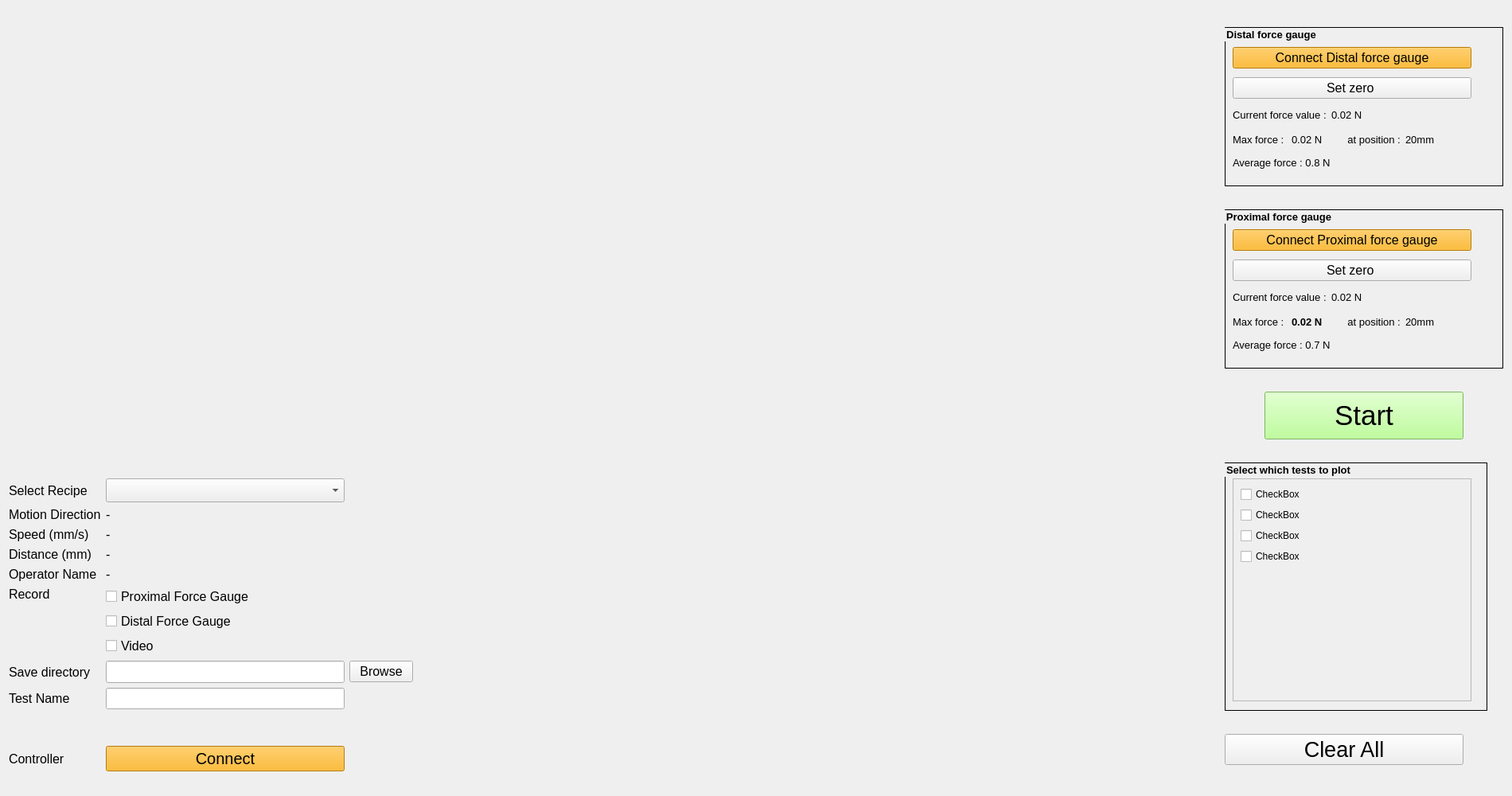
<?xml version="1.0" encoding="UTF-8"?>
<ui version="4.0">
 <class>Trackability_Page</class>
 <widget class="QWidget" name="Trackability_Page">
  <property name="geometry">
   <rect>
    <x>0</x>
    <y>0</y>
    <width>1900</width>
    <height>1000</height>
   </rect>
  </property>
  <property name="windowTitle">
   <string>SMT Software</string>
  </property>
  <property name="styleSheet">
   <string notr="true"/>
  </property>
  <layout class="QHBoxLayout" name="horizontalLayout_5">
   <item>
    <layout class="QVBoxLayout" name="verticalLayout">
     <item>
      <spacer name="verticalSpacer_2">
       <property name="orientation">
        <enum>Qt::Vertical</enum>
       </property>
       <property name="sizeType">
        <enum>QSizePolicy::Expanding</enum>
       </property>
       <property name="sizeHint" stdset="0">
        <size>
         <width>20</width>
         <height>20</height>
        </size>
       </property>
      </spacer>
     </item>
     <item>
      <widget class="QLabel" name="smt_logo">
       <property name="maximumSize">
        <size>
         <width>300</width>
         <height>100</height>
        </size>
       </property>
       <property name="styleSheet">
        <string notr="true"/>
       </property>
       <property name="text">
        <string/>
       </property>
       <property name="pixmap">
        <pixmap>SMT_Logo.png</pixmap>
       </property>
       <property name="scaledContents">
        <bool>true</bool>
       </property>
       <property name="alignment">
        <set>Qt::AlignCenter</set>
       </property>
       <property name="wordWrap">
        <bool>false</bool>
       </property>
      </widget>
     </item>
     <item>
      <spacer name="verticalSpacer_3">
       <property name="orientation">
        <enum>Qt::Vertical</enum>
       </property>
       <property name="sizeType">
        <enum>QSizePolicy::Expanding</enum>
       </property>
       <property name="sizeHint" stdset="0">
        <size>
         <width>20</width>
         <height>40</height>
        </size>
       </property>
      </spacer>
     </item>
     <item>
      <layout class="QGridLayout" name="gridLayout">
       <item row="0" column="0" colspan="2">
        <layout class="QGridLayout" name="gridLayout_3" rowstretch="0,0,0,0,0,0,0,0,0,0,0">
         <property name="spacing">
          <number>6</number>
         </property>
         <item row="5" column="2">
          <spacer name="horizontalSpacer_5">
           <property name="orientation">
            <enum>Qt::Horizontal</enum>
           </property>
           <property name="sizeHint" stdset="0">
            <size>
             <width>40</width>
             <height>20</height>
            </size>
           </property>
          </spacer>
         </item>
         <item row="10" column="0" colspan="3">
          <layout class="QHBoxLayout" name="horizontalLayout_4">
           <item>
            <spacer name="horizontalSpacer">
             <property name="orientation">
              <enum>Qt::Horizontal</enum>
             </property>
             <property name="sizeHint" stdset="0">
              <size>
               <width>40</width>
               <height>20</height>
              </size>
             </property>
            </spacer>
           </item>
          </layout>
         </item>
         <item row="5" column="0">
          <widget class="QLabel" name="record_Label">
           <property name="font">
            <font>
             <pointsize>12</pointsize>
            </font>
           </property>
           <property name="text">
            <string>Record</string>
           </property>
           <property name="alignment">
            <set>Qt::AlignLeading|Qt::AlignLeft|Qt::AlignTop</set>
           </property>
          </widget>
         </item>
         <item row="3" column="0">
          <widget class="QLabel" name="distance_Label">
           <property name="font">
            <font>
             <pointsize>12</pointsize>
            </font>
           </property>
           <property name="text">
            <string>Distance (mm)</string>
           </property>
          </widget>
         </item>
         <item row="6" column="1">
          <widget class="QLineEdit" name="save_directory_LineEdit">
           <property name="sizePolicy">
            <sizepolicy hsizetype="Fixed" vsizetype="Fixed">
             <horstretch>0</horstretch>
             <verstretch>0</verstretch>
            </sizepolicy>
           </property>
           <property name="minimumSize">
            <size>
             <width>300</width>
             <height>28</height>
            </size>
           </property>
           <property name="font">
            <font>
             <pointsize>12</pointsize>
            </font>
           </property>
          </widget>
         </item>
         <item row="2" column="0">
          <widget class="QLabel" name="speed_Label">
           <property name="font">
            <font>
             <pointsize>12</pointsize>
            </font>
           </property>
           <property name="text">
            <string>Speed (mm/s)</string>
           </property>
          </widget>
         </item>
         <item row="0" column="0">
          <widget class="QLabel" name="select_recipe_Label">
           <property name="font">
            <font>
             <pointsize>12</pointsize>
            </font>
           </property>
           <property name="text">
            <string>Select Recipe</string>
           </property>
          </widget>
         </item>
         <item row="7" column="1">
          <widget class="QLineEdit" name="test_name_LineEdit">
           <property name="sizePolicy">
            <sizepolicy hsizetype="Fixed" vsizetype="Fixed">
             <horstretch>0</horstretch>
             <verstretch>0</verstretch>
            </sizepolicy>
           </property>
           <property name="minimumSize">
            <size>
             <width>300</width>
             <height>0</height>
            </size>
           </property>
           <property name="font">
            <font>
             <pointsize>12</pointsize>
            </font>
           </property>
          </widget>
         </item>
         <item row="7" column="0">
          <widget class="QLabel" name="test_name_Label">
           <property name="font">
            <font>
             <pointsize>12</pointsize>
            </font>
           </property>
           <property name="text">
            <string>Test Name</string>
           </property>
          </widget>
         </item>
         <item row="6" column="0">
          <widget class="QLabel" name="save_directory_Label">
           <property name="sizePolicy">
            <sizepolicy hsizetype="Preferred" vsizetype="Preferred">
             <horstretch>0</horstretch>
             <verstretch>0</verstretch>
            </sizepolicy>
           </property>
           <property name="font">
            <font>
             <pointsize>12</pointsize>
            </font>
           </property>
           <property name="text">
            <string>Save directory</string>
           </property>
          </widget>
         </item>
         <item row="6" column="2">
          <widget class="QPushButton" name="browse_directory">
           <property name="sizePolicy">
            <sizepolicy hsizetype="Fixed" vsizetype="Fixed">
             <horstretch>0</horstretch>
             <verstretch>0</verstretch>
            </sizepolicy>
           </property>
           <property name="font">
            <font>
             <pointsize>12</pointsize>
            </font>
           </property>
           <property name="text">
            <string>Browse</string>
           </property>
          </widget>
         </item>
         <item row="5" column="1">
          <layout class="QVBoxLayout" name="verticalLayout_4">
           <item>
            <widget class="QCheckBox" name="record_proximal_force_gauge">
             <property name="font">
              <font>
               <pointsize>12</pointsize>
              </font>
             </property>
             <property name="text">
              <string>Proximal Force Gauge</string>
             </property>
            </widget>
           </item>
           <item>
            <widget class="QCheckBox" name="record_distal_force_gauge">
             <property name="font">
              <font>
               <pointsize>12</pointsize>
              </font>
             </property>
             <property name="text">
              <string>Distal Force Gauge</string>
             </property>
            </widget>
           </item>
           <item>
            <widget class="QCheckBox" name="record_video">
             <property name="font">
              <font>
               <pointsize>12</pointsize>
              </font>
             </property>
             <property name="text">
              <string>Video</string>
             </property>
            </widget>
           </item>
          </layout>
         </item>
         <item row="0" column="1">
          <widget class="QComboBox" name="select_recipe_comboBox">
           <property name="sizePolicy">
            <sizepolicy hsizetype="Preferred" vsizetype="Preferred">
             <horstretch>0</horstretch>
             <verstretch>0</verstretch>
            </sizepolicy>
           </property>
           <property name="minimumSize">
            <size>
             <width>0</width>
             <height>30</height>
            </size>
           </property>
          </widget>
         </item>
         <item row="2" column="1">
          <widget class="QLabel" name="speed_value_Label">
           <property name="font">
            <font>
             <pointsize>12</pointsize>
            </font>
           </property>
           <property name="text">
            <string>-</string>
           </property>
          </widget>
         </item>
         <item row="8" column="1">
          <spacer name="verticalSpacer">
           <property name="orientation">
            <enum>Qt::Vertical</enum>
           </property>
           <property name="sizeType">
            <enum>QSizePolicy::Expanding</enum>
           </property>
           <property name="sizeHint" stdset="0">
            <size>
             <width>20</width>
             <height>40</height>
            </size>
           </property>
          </spacer>
         </item>
         <item row="4" column="0">
          <widget class="QLabel" name="operator_name_Label">
           <property name="font">
            <font>
             <pointsize>12</pointsize>
            </font>
           </property>
           <property name="text">
            <string>Operator Name</string>
           </property>
          </widget>
         </item>
         <item row="3" column="1">
          <widget class="QLabel" name="distance_value_Label">
           <property name="font">
            <font>
             <pointsize>12</pointsize>
            </font>
           </property>
           <property name="text">
            <string>-</string>
           </property>
          </widget>
         </item>
         <item row="1" column="0">
          <widget class="QLabel" name="motion_direction_Label">
           <property name="font">
            <font>
             <pointsize>12</pointsize>
            </font>
           </property>
           <property name="text">
            <string>Motion Direction</string>
           </property>
          </widget>
         </item>
         <item row="4" column="1">
          <widget class="QLabel" name="operator_name_value_Label">
           <property name="font">
            <font>
             <pointsize>12</pointsize>
            </font>
           </property>
           <property name="text">
            <string>-</string>
           </property>
          </widget>
         </item>
         <item row="1" column="1">
          <widget class="QLabel" name="motion_direction_value_Label">
           <property name="font">
            <font>
             <pointsize>12</pointsize>
            </font>
           </property>
           <property name="text">
            <string>-</string>
           </property>
          </widget>
         </item>
         <item row="9" column="1">
          <widget class="QPushButton" name="Arduino_start_stop_PB">
           <property name="sizePolicy">
            <sizepolicy hsizetype="Preferred" vsizetype="Preferred">
             <horstretch>0</horstretch>
             <verstretch>2</verstretch>
            </sizepolicy>
           </property>
           <property name="minimumSize">
            <size>
             <width>250</width>
             <height>30</height>
            </size>
           </property>
           <property name="maximumSize">
            <size>
             <width>400</width>
             <height>40</height>
            </size>
           </property>
           <property name="font">
            <font>
             <pointsize>15</pointsize>
             <weight>50</weight>
             <bold>false</bold>
            </font>
           </property>
           <property name="layoutDirection">
            <enum>Qt::LeftToRight</enum>
           </property>
           <property name="styleSheet">
            <string notr="true">background-color: rgb(255, 170, 0);</string>
           </property>
           <property name="text">
            <string>Connect</string>
           </property>
          </widget>
         </item>
         <item row="9" column="0">
          <widget class="QLabel" name="Arduino_Label">
           <property name="font">
            <font>
             <pointsize>12</pointsize>
            </font>
           </property>
           <property name="text">
            <string>Controller</string>
           </property>
          </widget>
         </item>
         <item row="9" column="2">
          <layout class="QVBoxLayout" name="graphing_layout_2"/>
         </item>
        </layout>
       </item>
      </layout>
     </item>
    </layout>
   </item>
   <item>
    <layout class="QVBoxLayout" name="graphing_layout"/>
   </item>
   <item>
    <layout class="QVBoxLayout" name="verticalLayout_6">
     <item>
      <widget class="QGroupBox" name="distal_force_gauge_groupbox">
       <property name="sizePolicy">
        <sizepolicy hsizetype="Fixed" vsizetype="Fixed">
         <horstretch>0</horstretch>
         <verstretch>0</verstretch>
        </sizepolicy>
       </property>
       <property name="minimumSize">
        <size>
         <width>350</width>
         <height>200</height>
        </size>
       </property>
       <property name="font">
        <font>
         <pointsize>10</pointsize>
         <weight>75</weight>
         <bold>true</bold>
        </font>
       </property>
       <property name="styleSheet">
        <string notr="true">QGroupBox { border: 1px solid black;}</string>
       </property>
       <property name="title">
        <string>Distal force gauge</string>
       </property>
       <widget class="QWidget" name="layoutWidget_7">
        <property name="geometry">
         <rect>
          <x>10</x>
          <y>20</y>
          <width>349</width>
          <height>163</height>
         </rect>
        </property>
        <layout class="QVBoxLayout" name="verticalLayout_8">
         <item>
          <widget class="QPushButton" name="connect_distal_force_gauge_PB">
           <property name="sizePolicy">
            <sizepolicy hsizetype="Fixed" vsizetype="Fixed">
             <horstretch>0</horstretch>
             <verstretch>0</verstretch>
            </sizepolicy>
           </property>
           <property name="minimumSize">
            <size>
             <width>300</width>
             <height>0</height>
            </size>
           </property>
           <property name="font">
            <font>
             <pointsize>12</pointsize>
            </font>
           </property>
           <property name="styleSheet">
            <string notr="true">background-color: rgb(255, 170, 0);</string>
           </property>
           <property name="text">
            <string>Connect Distal force gauge</string>
           </property>
          </widget>
         </item>
         <item>
          <widget class="QPushButton" name="set_distal_zero_PB">
           <property name="sizePolicy">
            <sizepolicy hsizetype="Fixed" vsizetype="Fixed">
             <horstretch>0</horstretch>
             <verstretch>0</verstretch>
            </sizepolicy>
           </property>
           <property name="minimumSize">
            <size>
             <width>300</width>
             <height>0</height>
            </size>
           </property>
           <property name="font">
            <font>
             <pointsize>12</pointsize>
            </font>
           </property>
           <property name="text">
            <string>Set zero </string>
           </property>
          </widget>
         </item>
         <item>
          <layout class="QHBoxLayout" name="horizontalLayout_7">
           <item alignment="Qt::AlignLeft">
            <widget class="QLabel" name="distal_force_value_Label">
             <property name="sizePolicy">
              <sizepolicy hsizetype="Fixed" vsizetype="Fixed">
               <horstretch>0</horstretch>
               <verstretch>0</verstretch>
              </sizepolicy>
             </property>
             <property name="font">
              <font>
               <pointsize>10</pointsize>
              </font>
             </property>
             <property name="text">
              <string>Current force value :</string>
             </property>
            </widget>
           </item>
           <item>
            <widget class="QLabel" name="distal_current_force_value_Label">
             <property name="sizePolicy">
              <sizepolicy hsizetype="Fixed" vsizetype="Fixed">
               <horstretch>0</horstretch>
               <verstretch>0</verstretch>
              </sizepolicy>
             </property>
             <property name="minimumSize">
              <size>
               <width>50</width>
               <height>0</height>
              </size>
             </property>
             <property name="font">
              <font>
               <pointsize>10</pointsize>
              </font>
             </property>
             <property name="text">
              <string>0.02 N</string>
             </property>
            </widget>
           </item>
           <item>
            <spacer name="horizontalSpacer_4">
             <property name="orientation">
              <enum>Qt::Horizontal</enum>
             </property>
             <property name="sizeHint" stdset="0">
              <size>
               <width>40</width>
               <height>20</height>
              </size>
             </property>
            </spacer>
           </item>
          </layout>
         </item>
         <item>
          <layout class="QHBoxLayout" name="horizontalLayout_10">
           <item>
            <widget class="QLabel" name="distal_maximum_force_Label">
             <property name="sizePolicy">
              <sizepolicy hsizetype="Fixed" vsizetype="Fixed">
               <horstretch>0</horstretch>
               <verstretch>0</verstretch>
              </sizepolicy>
             </property>
             <property name="font">
              <font>
               <pointsize>10</pointsize>
              </font>
             </property>
             <property name="text">
              <string>Max force : </string>
             </property>
            </widget>
           </item>
           <item>
            <widget class="QLabel" name="distal_maximum_force_value_Label">
             <property name="sizePolicy">
              <sizepolicy hsizetype="Fixed" vsizetype="Fixed">
               <horstretch>0</horstretch>
               <verstretch>0</verstretch>
              </sizepolicy>
             </property>
             <property name="minimumSize">
              <size>
               <width>50</width>
               <height>0</height>
              </size>
             </property>
             <property name="font">
              <font>
               <pointsize>10</pointsize>
              </font>
             </property>
             <property name="text">
              <string>0.02 N</string>
             </property>
            </widget>
           </item>
           <item>
            <widget class="QLabel" name="distal_maximum_force_position_Label">
             <property name="sizePolicy">
              <sizepolicy hsizetype="Fixed" vsizetype="Fixed">
               <horstretch>0</horstretch>
               <verstretch>0</verstretch>
              </sizepolicy>
             </property>
             <property name="font">
              <font>
               <pointsize>10</pointsize>
              </font>
             </property>
             <property name="text">
              <string>    at position :</string>
             </property>
            </widget>
           </item>
           <item>
            <widget class="QLabel" name="distal_maximum_force_position_value_Label">
             <property name="sizePolicy">
              <sizepolicy hsizetype="Fixed" vsizetype="Fixed">
               <horstretch>0</horstretch>
               <verstretch>0</verstretch>
              </sizepolicy>
             </property>
             <property name="minimumSize">
              <size>
               <width>50</width>
               <height>0</height>
              </size>
             </property>
             <property name="font">
              <font>
               <pointsize>10</pointsize>
              </font>
             </property>
             <property name="text">
              <string>20mm</string>
             </property>
            </widget>
           </item>
           <item>
            <spacer name="horizontalSpacer_6">
             <property name="orientation">
              <enum>Qt::Horizontal</enum>
             </property>
             <property name="sizeHint" stdset="0">
              <size>
               <width>40</width>
               <height>20</height>
              </size>
             </property>
            </spacer>
           </item>
          </layout>
         </item>
         <item>
          <widget class="QLabel" name="distal_average_force_Label">
           <property name="sizePolicy">
            <sizepolicy hsizetype="Fixed" vsizetype="Fixed">
             <horstretch>0</horstretch>
             <verstretch>0</verstretch>
            </sizepolicy>
           </property>
           <property name="font">
            <font>
             <pointsize>10</pointsize>
            </font>
           </property>
           <property name="text">
            <string>Average force : 0.8 N</string>
           </property>
          </widget>
         </item>
        </layout>
       </widget>
      </widget>
     </item>
     <item>
      <widget class="QGroupBox" name="proximal_force_gauge_groupbox">
       <property name="sizePolicy">
        <sizepolicy hsizetype="Fixed" vsizetype="Fixed">
         <horstretch>0</horstretch>
         <verstretch>0</verstretch>
        </sizepolicy>
       </property>
       <property name="minimumSize">
        <size>
         <width>350</width>
         <height>200</height>
        </size>
       </property>
       <property name="font">
        <font>
         <pointsize>10</pointsize>
         <weight>75</weight>
         <bold>true</bold>
        </font>
       </property>
       <property name="styleSheet">
        <string notr="true">QGroupBox { border: 1px solid black;}</string>
       </property>
       <property name="title">
        <string>Proximal force gauge</string>
       </property>
       <widget class="QWidget" name="layoutWidget_6">
        <property name="geometry">
         <rect>
          <x>10</x>
          <y>20</y>
          <width>421</width>
          <height>164</height>
         </rect>
        </property>
        <layout class="QVBoxLayout" name="verticalLayout_5">
         <item>
          <widget class="QPushButton" name="connect_proximal_force_gauge_PB">
           <property name="sizePolicy">
            <sizepolicy hsizetype="Fixed" vsizetype="Fixed">
             <horstretch>0</horstretch>
             <verstretch>0</verstretch>
            </sizepolicy>
           </property>
           <property name="minimumSize">
            <size>
             <width>300</width>
             <height>0</height>
            </size>
           </property>
           <property name="font">
            <font>
             <pointsize>12</pointsize>
            </font>
           </property>
           <property name="styleSheet">
            <string notr="true">background-color: rgb(255, 170, 0);</string>
           </property>
           <property name="text">
            <string>Connect Proximal force gauge</string>
           </property>
          </widget>
         </item>
         <item>
          <widget class="QPushButton" name="set_proximal_zero_PB">
           <property name="sizePolicy">
            <sizepolicy hsizetype="Fixed" vsizetype="Fixed">
             <horstretch>0</horstretch>
             <verstretch>0</verstretch>
            </sizepolicy>
           </property>
           <property name="minimumSize">
            <size>
             <width>300</width>
             <height>0</height>
            </size>
           </property>
           <property name="font">
            <font>
             <pointsize>12</pointsize>
            </font>
           </property>
           <property name="text">
            <string>Set zero </string>
           </property>
          </widget>
         </item>
         <item>
          <layout class="QHBoxLayout" name="horizontalLayout_2">
           <item alignment="Qt::AlignLeft">
            <widget class="QLabel" name="proximal_force_value_Label">
             <property name="sizePolicy">
              <sizepolicy hsizetype="Fixed" vsizetype="Fixed">
               <horstretch>0</horstretch>
               <verstretch>0</verstretch>
              </sizepolicy>
             </property>
             <property name="font">
              <font>
               <pointsize>10</pointsize>
              </font>
             </property>
             <property name="text">
              <string>Current force value :</string>
             </property>
            </widget>
           </item>
           <item>
            <widget class="QLabel" name="proximal_current_force_value_Label">
             <property name="sizePolicy">
              <sizepolicy hsizetype="Fixed" vsizetype="Fixed">
               <horstretch>0</horstretch>
               <verstretch>0</verstretch>
              </sizepolicy>
             </property>
             <property name="minimumSize">
              <size>
               <width>50</width>
               <height>0</height>
              </size>
             </property>
             <property name="font">
              <font>
               <pointsize>10</pointsize>
              </font>
             </property>
             <property name="text">
              <string>0.02 N</string>
             </property>
            </widget>
           </item>
           <item>
            <spacer name="horizontalSpacer_3">
             <property name="orientation">
              <enum>Qt::Horizontal</enum>
             </property>
             <property name="sizeHint" stdset="0">
              <size>
               <width>40</width>
               <height>20</height>
              </size>
             </property>
            </spacer>
           </item>
          </layout>
         </item>
         <item>
          <layout class="QHBoxLayout" name="horizontalLayout_11">
           <item>
            <widget class="QLabel" name="proximal_maximum_force_Label">
             <property name="sizePolicy">
              <sizepolicy hsizetype="Fixed" vsizetype="Fixed">
               <horstretch>0</horstretch>
               <verstretch>0</verstretch>
              </sizepolicy>
             </property>
             <property name="font">
              <font>
               <pointsize>10</pointsize>
              </font>
             </property>
             <property name="text">
              <string>Max force : </string>
             </property>
            </widget>
           </item>
           <item>
            <widget class="QLabel" name="proximal_maximum_force_value_Label">
             <property name="sizePolicy">
              <sizepolicy hsizetype="Fixed" vsizetype="Fixed">
               <horstretch>0</horstretch>
               <verstretch>0</verstretch>
              </sizepolicy>
             </property>
             <property name="minimumSize">
              <size>
               <width>50</width>
               <height>0</height>
              </size>
             </property>
             <property name="font">
              <font>
               <pointsize>10</pointsize>
               <weight>75</weight>
               <bold>true</bold>
              </font>
             </property>
             <property name="text">
              <string>0.02 N</string>
             </property>
            </widget>
           </item>
           <item>
            <widget class="QLabel" name="proximal_maximum_force_position_Label">
             <property name="sizePolicy">
              <sizepolicy hsizetype="Fixed" vsizetype="Fixed">
               <horstretch>0</horstretch>
               <verstretch>0</verstretch>
              </sizepolicy>
             </property>
             <property name="font">
              <font>
               <pointsize>10</pointsize>
              </font>
             </property>
             <property name="text">
              <string>    at position :</string>
             </property>
            </widget>
           </item>
           <item>
            <widget class="QLabel" name="proximal_maximum_force_position_value_Label">
             <property name="sizePolicy">
              <sizepolicy hsizetype="Fixed" vsizetype="Fixed">
               <horstretch>0</horstretch>
               <verstretch>0</verstretch>
              </sizepolicy>
             </property>
             <property name="minimumSize">
              <size>
               <width>50</width>
               <height>0</height>
              </size>
             </property>
             <property name="font">
              <font>
               <pointsize>10</pointsize>
              </font>
             </property>
             <property name="text">
              <string>20mm</string>
             </property>
            </widget>
           </item>
           <item>
            <spacer name="horizontalSpacer_7">
             <property name="orientation">
              <enum>Qt::Horizontal</enum>
             </property>
             <property name="sizeHint" stdset="0">
              <size>
               <width>40</width>
               <height>20</height>
              </size>
             </property>
            </spacer>
           </item>
          </layout>
         </item>
         <item>
          <widget class="QLabel" name="proximal_average_force_Label">
           <property name="sizePolicy">
            <sizepolicy hsizetype="Fixed" vsizetype="Fixed">
             <horstretch>0</horstretch>
             <verstretch>0</verstretch>
            </sizepolicy>
           </property>
           <property name="font">
            <font>
             <pointsize>10</pointsize>
            </font>
           </property>
           <property name="text">
            <string>Average force : 0.7 N</string>
           </property>
          </widget>
         </item>
        </layout>
       </widget>
      </widget>
     </item>
     <item alignment="Qt::AlignHCenter">
      <widget class="QPushButton" name="start_test_PB">
       <property name="sizePolicy">
        <sizepolicy hsizetype="Fixed" vsizetype="Fixed">
         <horstretch>0</horstretch>
         <verstretch>2</verstretch>
        </sizepolicy>
       </property>
       <property name="minimumSize">
        <size>
         <width>250</width>
         <height>60</height>
        </size>
       </property>
       <property name="font">
        <font>
         <pointsize>26</pointsize>
        </font>
       </property>
       <property name="layoutDirection">
        <enum>Qt::LeftToRight</enum>
       </property>
       <property name="styleSheet">
        <string notr="true">background-color: rgb(170, 255, 127);</string>
       </property>
       <property name="text">
        <string>Start</string>
       </property>
      </widget>
     </item>
     <item>
      <widget class="QGroupBox" name="all_test_data">
       <property name="sizePolicy">
        <sizepolicy hsizetype="Fixed" vsizetype="Fixed">
         <horstretch>0</horstretch>
         <verstretch>0</verstretch>
        </sizepolicy>
       </property>
       <property name="minimumSize">
        <size>
         <width>330</width>
         <height>312</height>
        </size>
       </property>
       <property name="font">
        <font>
         <pointsize>10</pointsize>
         <weight>75</weight>
         <bold>true</bold>
        </font>
       </property>
       <property name="styleSheet">
        <string notr="true">QGroupBox { border: 1px solid black;}</string>
       </property>
       <property name="title">
        <string>Select which tests to plot</string>
       </property>
       <widget class="QScrollArea" name="scrollArea">
        <property name="geometry">
         <rect>
          <x>10</x>
          <y>20</y>
          <width>300</width>
          <height>280</height>
         </rect>
        </property>
        <property name="sizePolicy">
         <sizepolicy hsizetype="Fixed" vsizetype="Fixed">
          <horstretch>0</horstretch>
          <verstretch>0</verstretch>
         </sizepolicy>
        </property>
        <property name="minimumSize">
         <size>
          <width>300</width>
          <height>50</height>
         </size>
        </property>
        <property name="widgetResizable">
         <bool>true</bool>
        </property>
        <widget class="QWidget" name="scrollAreaWidgetContents">
         <property name="geometry">
          <rect>
           <x>0</x>
           <y>0</y>
           <width>298</width>
           <height>278</height>
          </rect>
         </property>
         <layout class="QVBoxLayout" name="verticalLayout_7">
          <item>
           <widget class="QCheckBox" name="checkBox">
            <property name="text">
             <string>CheckBox</string>
            </property>
           </widget>
          </item>
          <item>
           <widget class="QCheckBox" name="checkBox_11">
            <property name="text">
             <string>CheckBox</string>
            </property>
           </widget>
          </item>
          <item>
           <widget class="QCheckBox" name="checkBox_2">
            <property name="text">
             <string>CheckBox</string>
            </property>
           </widget>
          </item>
          <item>
           <widget class="QCheckBox" name="checkBox_10">
            <property name="text">
             <string>CheckBox</string>
            </property>
           </widget>
          </item>
          <item>
           <spacer name="checkbox_spacer">
            <property name="orientation">
             <enum>Qt::Vertical</enum>
            </property>
            <property name="sizeHint" stdset="0">
             <size>
              <width>20</width>
              <height>40</height>
             </size>
            </property>
           </spacer>
          </item>
         </layout>
        </widget>
       </widget>
      </widget>
     </item>
     <item>
      <widget class="QPushButton" name="clear_all_button_PB">
       <property name="sizePolicy">
        <sizepolicy hsizetype="Fixed" vsizetype="Fixed">
         <horstretch>0</horstretch>
         <verstretch>0</verstretch>
        </sizepolicy>
       </property>
       <property name="minimumSize">
        <size>
         <width>300</width>
         <height>0</height>
        </size>
       </property>
       <property name="font">
        <font>
         <pointsize>20</pointsize>
        </font>
       </property>
       <property name="text">
        <string>Clear All</string>
       </property>
      </widget>
     </item>
    </layout>
   </item>
  </layout>
 </widget>
 <resources/>
 <connections/>
</ui>
